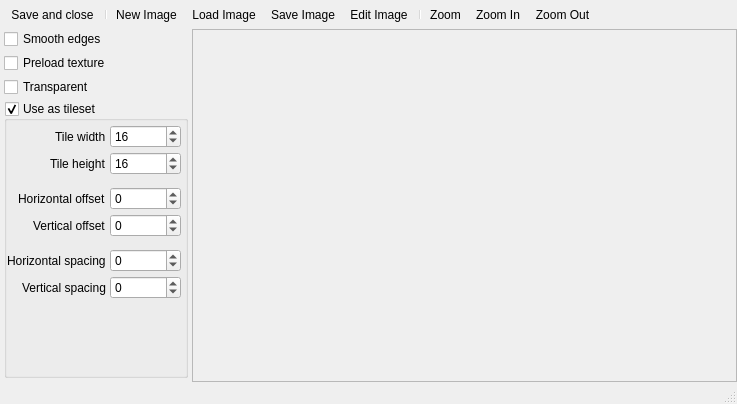
<?xml version="1.0" encoding="UTF-8"?>
<ui version="4.0">
 <class>BackgroundEditor</class>
 <widget class="QWidget" name="BackgroundEditor">
  <property name="geometry">
   <rect>
    <x>0</x>
    <y>0</y>
    <width>737</width>
    <height>404</height>
   </rect>
  </property>
  <property name="sizePolicy">
   <sizepolicy hsizetype="Preferred" vsizetype="Preferred">
    <horstretch>0</horstretch>
    <verstretch>0</verstretch>
   </sizepolicy>
  </property>
  <property name="windowTitle">
   <string>Background</string>
  </property>
  <property name="windowIcon">
   <iconset resource="../images.qrc">
    <normaloff>:/resources/background.png</normaloff>:/resources/background.png</iconset>
  </property>
  <property name="Josh" stdset="0">
   <string>helloenigmasssss</string>
  </property>
  <layout class="QVBoxLayout" name="verticalLayout" stretch="0,0">
   <property name="spacing">
    <number>0</number>
   </property>
   <property name="leftMargin">
    <number>0</number>
   </property>
   <property name="topMargin">
    <number>0</number>
   </property>
   <property name="rightMargin">
    <number>0</number>
   </property>
   <property name="bottomMargin">
    <number>0</number>
   </property>
   <item>
    <widget class="QToolBar" name="mainToolBar">
     <property name="sizePolicy">
      <sizepolicy hsizetype="Preferred" vsizetype="Fixed">
       <horstretch>0</horstretch>
       <verstretch>0</verstretch>
      </sizepolicy>
     </property>
     <property name="iconSize">
      <size>
       <width>24</width>
       <height>24</height>
      </size>
     </property>
     <property name="floatable">
      <bool>false</bool>
     </property>
     <addaction name="actionSave"/>
     <addaction name="separator"/>
     <addaction name="actionNewImage"/>
     <addaction name="actionLoadImage"/>
     <addaction name="actionSaveImage"/>
     <addaction name="actionEditImage"/>
     <addaction name="separator"/>
     <addaction name="actionZoom"/>
     <addaction name="actionZoomIn"/>
     <addaction name="actionZoomOut"/>
    </widget>
   </item>
   <item>
    <layout class="QHBoxLayout" name="contentLayout" stretch="0,1">
     <property name="spacing">
      <number>4</number>
     </property>
     <property name="sizeConstraint">
      <enum>QLayout::SetDefaultConstraint</enum>
     </property>
     <property name="leftMargin">
      <number>0</number>
     </property>
     <property name="topMargin">
      <number>0</number>
     </property>
     <property name="rightMargin">
      <number>0</number>
     </property>
     <property name="bottomMargin">
      <number>0</number>
     </property>
     <item>
      <layout class="QVBoxLayout" name="propertiesLayout">
       <property name="spacing">
        <number>4</number>
       </property>
       <property name="sizeConstraint">
        <enum>QLayout::SetDefaultConstraint</enum>
       </property>
       <property name="leftMargin">
        <number>4</number>
       </property>
       <property name="topMargin">
        <number>0</number>
       </property>
       <property name="rightMargin">
        <number>0</number>
       </property>
       <property name="bottomMargin">
        <number>4</number>
       </property>
       <item>
        <widget class="QCheckBox" name="smoothCheckBox">
         <property name="text">
          <string>Smooth edges</string>
         </property>
        </widget>
       </item>
       <item>
        <widget class="QCheckBox" name="preloadCheckBox">
         <property name="text">
          <string>Preload texture</string>
         </property>
        </widget>
       </item>
       <item>
        <widget class="QCheckBox" name="transparentCheckBox">
         <property name="text">
          <string>Transparent</string>
         </property>
        </widget>
       </item>
       <item>
        <widget class="QGroupBox" name="tilesetGroupBox">
         <property name="sizePolicy">
          <sizepolicy hsizetype="Minimum" vsizetype="Expanding">
           <horstretch>0</horstretch>
           <verstretch>0</verstretch>
          </sizepolicy>
         </property>
         <property name="title">
          <string>Use as tileset</string>
         </property>
         <property name="flat">
          <bool>true</bool>
         </property>
         <property name="checkable">
          <bool>true</bool>
         </property>
         <property name="checked">
          <bool>true</bool>
         </property>
         <layout class="QFormLayout" name="formLayout">
          <property name="fieldGrowthPolicy">
           <enum>QFormLayout::ExpandingFieldsGrow</enum>
          </property>
          <property name="labelAlignment">
           <set>Qt::AlignRight|Qt::AlignTrailing|Qt::AlignVCenter</set>
          </property>
          <property name="horizontalSpacing">
           <number>4</number>
          </property>
          <property name="verticalSpacing">
           <number>4</number>
          </property>
          <property name="leftMargin">
           <number>0</number>
          </property>
          <property name="topMargin">
           <number>4</number>
          </property>
          <property name="rightMargin">
           <number>4</number>
          </property>
          <property name="bottomMargin">
           <number>4</number>
          </property>
          <item row="0" column="0">
           <widget class="QLabel" name="tileWidthLabel">
            <property name="sizePolicy">
             <sizepolicy hsizetype="Preferred" vsizetype="Preferred">
              <horstretch>0</horstretch>
              <verstretch>0</verstretch>
             </sizepolicy>
            </property>
            <property name="text">
             <string>Tile width</string>
            </property>
           </widget>
          </item>
          <item row="0" column="1">
           <widget class="QSpinBox" name="tileWidthSpinBox">
            <property name="sizePolicy">
             <sizepolicy hsizetype="Minimum" vsizetype="Fixed">
              <horstretch>0</horstretch>
              <verstretch>0</verstretch>
             </sizepolicy>
            </property>
            <property name="wrapping">
             <bool>true</bool>
            </property>
            <property name="frame">
             <bool>true</bool>
            </property>
            <property name="buttonSymbols">
             <enum>QAbstractSpinBox::UpDownArrows</enum>
            </property>
            <property name="accelerated">
             <bool>true</bool>
            </property>
            <property name="minimum">
             <number>-2147483647</number>
            </property>
            <property name="maximum">
             <number>2147483647</number>
            </property>
            <property name="value">
             <number>16</number>
            </property>
           </widget>
          </item>
          <item row="1" column="0">
           <widget class="QLabel" name="tileHeightLabel">
            <property name="text">
             <string>Tile height</string>
            </property>
           </widget>
          </item>
          <item row="1" column="1">
           <widget class="QSpinBox" name="tileHeightSpinBox">
            <property name="wrapping">
             <bool>true</bool>
            </property>
            <property name="frame">
             <bool>true</bool>
            </property>
            <property name="minimum">
             <number>-2147483647</number>
            </property>
            <property name="maximum">
             <number>2147483647</number>
            </property>
            <property name="value">
             <number>16</number>
            </property>
           </widget>
          </item>
          <item row="3" column="0">
           <widget class="QLabel" name="horizontalOffsetLabel">
            <property name="text">
             <string>Horizontal offset</string>
            </property>
           </widget>
          </item>
          <item row="3" column="1">
           <widget class="QSpinBox" name="horizontalOffsetSpinBox">
            <property name="wrapping">
             <bool>true</bool>
            </property>
            <property name="minimum">
             <number>-2147483647</number>
            </property>
            <property name="maximum">
             <number>2147483647</number>
            </property>
           </widget>
          </item>
          <item row="4" column="0">
           <widget class="QLabel" name="verticalOffsetLabel">
            <property name="text">
             <string>Vertical offset</string>
            </property>
           </widget>
          </item>
          <item row="4" column="1">
           <widget class="QSpinBox" name="verticalOffsetSpinBox">
            <property name="wrapping">
             <bool>true</bool>
            </property>
            <property name="minimum">
             <number>-2147483647</number>
            </property>
            <property name="maximum">
             <number>2147483647</number>
            </property>
           </widget>
          </item>
          <item row="5" column="0">
           <spacer name="offsetSpacingSpacer">
            <property name="orientation">
             <enum>Qt::Vertical</enum>
            </property>
            <property name="sizeType">
             <enum>QSizePolicy::Fixed</enum>
            </property>
            <property name="sizeHint" stdset="0">
             <size>
              <width>0</width>
              <height>4</height>
             </size>
            </property>
           </spacer>
          </item>
          <item row="6" column="0">
           <widget class="QLabel" name="horizontalSpacingLabel">
            <property name="text">
             <string>Horizontal spacing</string>
            </property>
           </widget>
          </item>
          <item row="6" column="1">
           <widget class="QSpinBox" name="horizontalSpacingSpinBox">
            <property name="wrapping">
             <bool>true</bool>
            </property>
            <property name="minimum">
             <number>-2147483647</number>
            </property>
            <property name="maximum">
             <number>2147483647</number>
            </property>
           </widget>
          </item>
          <item row="7" column="0">
           <widget class="QLabel" name="verticalSpacingLabel">
            <property name="text">
             <string>Vertical spacing</string>
            </property>
           </widget>
          </item>
          <item row="7" column="1">
           <widget class="QSpinBox" name="verticalSpacingSpinBox">
            <property name="wrapping">
             <bool>true</bool>
            </property>
            <property name="minimum">
             <number>-2147483647</number>
            </property>
            <property name="maximum">
             <number>2147483647</number>
            </property>
           </widget>
          </item>
          <item row="2" column="0">
           <spacer name="sizeOffsetSpacer">
            <property name="orientation">
             <enum>Qt::Vertical</enum>
            </property>
            <property name="sizeType">
             <enum>QSizePolicy::Fixed</enum>
            </property>
            <property name="sizeHint" stdset="0">
             <size>
              <width>0</width>
              <height>4</height>
             </size>
            </property>
           </spacer>
          </item>
         </layout>
        </widget>
       </item>
      </layout>
     </item>
     <item>
      <widget class="QScrollArea" name="imagePreview">
       <property name="widgetResizable">
        <bool>true</bool>
       </property>
       <property name="alignment">
        <set>Qt::AlignCenter</set>
       </property>
       <widget class="QWidget" name="scrollAreaWidget">
        <property name="geometry">
         <rect>
          <x>0</x>
          <y>0</y>
          <width>463</width>
          <height>366</height>
         </rect>
        </property>
        <property name="autoFillBackground">
         <bool>true</bool>
        </property>
        <layout class="QGridLayout" name="gridLayout">
         <property name="leftMargin">
          <number>4</number>
         </property>
         <property name="topMargin">
          <number>4</number>
         </property>
         <property name="rightMargin">
          <number>4</number>
         </property>
         <property name="bottomMargin">
          <number>4</number>
         </property>
         <property name="spacing">
          <number>2</number>
         </property>
         <item row="0" column="0">
          <widget class="BackgroundRenderer" name="backgroundRenderer" native="true"/>
         </item>
        </layout>
       </widget>
      </widget>
     </item>
    </layout>
   </item>
   <item>
    <widget class="QStatusBar" name="statusBar"/>
   </item>
  </layout>
  <action name="actionSave">
   <property name="icon">
    <iconset resource="../images.qrc">
     <normaloff>:/actions/accept.png</normaloff>:/actions/accept.png</iconset>
   </property>
   <property name="text">
    <string>Save and close</string>
   </property>
  </action>
  <action name="actionNewImage">
   <property name="icon">
    <iconset resource="../images.qrc">
     <normaloff>:/actions/new.png</normaloff>:/actions/new.png</iconset>
   </property>
   <property name="text">
    <string>New Image</string>
   </property>
   <property name="toolTip">
    <string>New Image</string>
   </property>
  </action>
  <action name="actionLoadImage">
   <property name="icon">
    <iconset resource="../images.qrc">
     <normaloff>:/actions/open-image.png</normaloff>:/actions/open-image.png</iconset>
   </property>
   <property name="text">
    <string>Load Image</string>
   </property>
   <property name="toolTip">
    <string>Load Image</string>
   </property>
  </action>
  <action name="actionSaveImage">
   <property name="icon">
    <iconset resource="../images.qrc">
     <normaloff>:/actions/save.png</normaloff>:/actions/save.png</iconset>
   </property>
   <property name="text">
    <string>Save Image</string>
   </property>
   <property name="toolTip">
    <string>Save Image</string>
   </property>
  </action>
  <action name="actionEditImage">
   <property name="icon">
    <iconset resource="../images.qrc">
     <normaloff>:/actions/colorize.png</normaloff>:/actions/colorize.png</iconset>
   </property>
   <property name="text">
    <string>Edit Image</string>
   </property>
   <property name="toolTip">
    <string>Edit Image</string>
   </property>
  </action>
  <action name="actionZoom">
   <property name="icon">
    <iconset resource="../images.qrc">
     <normaloff>:/actions/zoom.png</normaloff>:/actions/zoom.png</iconset>
   </property>
   <property name="text">
    <string>Zoom</string>
   </property>
   <property name="toolTip">
    <string>Zoom</string>
   </property>
  </action>
  <action name="actionZoomIn">
   <property name="icon">
    <iconset resource="../images.qrc">
     <normaloff>:/actions/zoom-in.png</normaloff>:/actions/zoom-in.png</iconset>
   </property>
   <property name="text">
    <string>Zoom In</string>
   </property>
   <property name="toolTip">
    <string>Zoom In</string>
   </property>
  </action>
  <action name="actionZoomOut">
   <property name="icon">
    <iconset resource="../images.qrc">
     <normaloff>:/actions/zoom-out.png</normaloff>:/actions/zoom-out.png</iconset>
   </property>
   <property name="text">
    <string>Zoom Out</string>
   </property>
   <property name="toolTip">
    <string>Zoom Out</string>
   </property>
  </action>
 </widget>
 <customwidgets>
  <customwidget>
   <class>BackgroundRenderer</class>
   <extends>QWidget</extends>
   <header>Widgets/BackgroundRenderer.h</header>
   <container>1</container>
  </customwidget>
 </customwidgets>
 <resources>
  <include location="../images.qrc"/>
 </resources>
 <connections/>
</ui>
